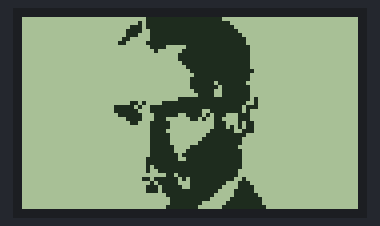
This sketch was run on a simulated Arduino Uno, built with avr-gcc and run on an emulated ATmega328P. Shown: 84×48 one-colour display.

Above: at 0.1 s.

The sketch:

43-Nokia5110LCD2.ino
```cpp
#include <SPI.h>
#include <Adafruit_GFX.h>
#include <Adafruit_PCD8544.h>

// Declare LCD object for software SPI
// Adafruit_PCD8544(CLK,DIN,D/C,CE,RST);
Adafruit_PCD8544 display = Adafruit_PCD8544(7, 6, 5, 4, 3);

// 'atam', 84x48px
const unsigned char atam [] PROGMEM = {
  0x00, 0x00, 0x00, 0x01, 0xff, 0xff, 0xc0, 0x00, 0x00, 0x00, 0x00, 0x00, 0x00, 0x00, 0x05, 0xff,
  0xff, 0xf0, 0x00, 0x00, 0x00, 0x00, 0x00, 0x00, 0x00, 0x1d, 0xff, 0xff, 0xf8, 0x00, 0x00, 0x00,
  0x00, 0x00, 0x00, 0x00, 0x3c, 0xff, 0xff, 0xfc, 0x00, 0x00, 0x00, 0x00, 0x00, 0x00, 0x00, 0x38,
  0xff, 0xff, 0xfe, 0x00, 0x00, 0x00, 0x00, 0x00, 0x00, 0x00, 0x60, 0xff, 0xff, 0xff, 0x00, 0x00,
  0x00, 0x00, 0x00, 0x00, 0x00, 0xc1, 0xff, 0xff, 0xff, 0x00, 0x00, 0x00, 0x00, 0x00, 0x00, 0x00,
  0x00, 0xf0, 0x7f, 0xff, 0x80, 0x00, 0x00, 0x00, 0x00, 0x00, 0x00, 0x00, 0x40, 0xff, 0xff, 0x80,
  0x00, 0x00, 0x00, 0x00, 0x00, 0x00, 0x00, 0x01, 0xff, 0xff, 0x80, 0x00, 0x00, 0x00, 0x00, 0x00,
  0x00, 0x00, 0x01, 0xff, 0xff, 0x80, 0x00, 0x00, 0x00, 0x00, 0x00, 0x00, 0x00, 0x00, 0xff, 0xff,
  0x80, 0x00, 0x00, 0x00, 0x00, 0x00, 0x00, 0x00, 0x00, 0x7f, 0xff, 0x80, 0x00, 0x00, 0x00, 0x00,
  0x00, 0x00, 0x00, 0x00, 0x3f, 0xff, 0xc0, 0x00, 0x00, 0x00, 0x00, 0x00, 0x00, 0x00, 0x00, 0x1f,
  0xff, 0x80, 0x00, 0x00, 0x00, 0x00, 0x00, 0x00, 0x00, 0x00, 0x3f, 0xff, 0x80, 0x00, 0x00, 0x00,
  0x00, 0x00, 0x00, 0x00, 0x00, 0x3f, 0x7f, 0x00, 0x00, 0x00, 0x00, 0x00, 0x00, 0x00, 0x00, 0x00,
  0x3f, 0xbf, 0x80, 0x00, 0x00, 0x00, 0x00, 0x00, 0x00, 0x00, 0x00, 0x1f, 0x3f, 0x80, 0x00, 0x00,
  0x00, 0x00, 0x00, 0x00, 0x00, 0x00, 0x0f, 0x3f, 0x80, 0x00, 0x00, 0x00, 0x00, 0x00, 0x00, 0x00,
  0x01, 0xff, 0xff, 0xa0, 0x00, 0x00, 0x00, 0x00, 0x00, 0x00, 0x1a, 0x1f, 0xff, 0xff, 0x20, 0x00,
  0x00, 0x00, 0x00, 0x00, 0x01, 0xf4, 0xff, 0xff, 0xfe, 0xe0, 0x00, 0x00, 0x00, 0x00, 0x00, 0x01,
  0xf8, 0xff, 0xf9, 0xfe, 0x80, 0x00, 0x00, 0x00, 0x00, 0x00, 0x00, 0xfc, 0x7e, 0x7a, 0xe3, 0x80,
  0x00, 0x00, 0x00, 0x00, 0x00, 0x00, 0x3c, 0x70, 0x34, 0xc3, 0x80, 0x00, 0x00, 0x00, 0x00, 0x00,
  0x00, 0x18, 0xf8, 0x00, 0xe2, 0xc0, 0x00, 0x00, 0x00, 0x00, 0x00, 0x00, 0x00, 0xf8, 0x00, 0xea,
  0xc0, 0x00, 0x00, 0x00, 0x00, 0x00, 0x00, 0x00, 0xf0, 0x01, 0xf9, 0xc0, 0x00, 0x00, 0x00, 0x00,
  0x00, 0x00, 0x00, 0xf8, 0x03, 0xff, 0x00, 0x00, 0x00, 0x00, 0x00, 0x00, 0x00, 0x00, 0xf8, 0x07,
  0xfe, 0x00, 0x00, 0x00, 0x00, 0x00, 0x00, 0x00, 0x00, 0xf8, 0x0f, 0xfe, 0x00, 0x00, 0x00, 0x00,
  0x00, 0x00, 0x00, 0x00, 0xfc, 0x3f, 0xfc, 0x00, 0x00, 0x00, 0x00, 0x00, 0x00, 0x00, 0x00, 0xfc,
  0x7f, 0xfe, 0x00, 0x00, 0x00, 0x00, 0x00, 0x00, 0x00, 0x00, 0xfe, 0xff, 0xfe, 0x00, 0x00, 0x00,
  0x00, 0x00, 0x00, 0x00, 0x01, 0xfe, 0x7f, 0xfe, 0x00, 0x00, 0x00, 0x00, 0x00, 0x00, 0x00, 0x01,
  0xff, 0xff, 0xfe, 0x00, 0x00, 0x00, 0x00, 0x00, 0x00, 0x00, 0x01, 0x7f, 0xff, 0xfe, 0x00, 0x00,
  0x00, 0x00, 0x00, 0x00, 0x00, 0x01, 0x3f, 0xff, 0xfc, 0x00, 0x00, 0x00, 0x00, 0x00, 0x00, 0x00,
  0x00, 0x0d, 0xff, 0xfc, 0x00, 0x00, 0x00, 0x00, 0x00, 0x00, 0x00, 0x03, 0x7e, 0xbf, 0xf9, 0x00,
  0x00, 0x00, 0x00, 0x00, 0x00, 0x00, 0x00, 0xbe, 0x3f, 0xe3, 0x80, 0x00, 0x00, 0x00, 0x00, 0x00,
  0x00, 0x01, 0xdf, 0x3f, 0xc3, 0xc0, 0x00, 0x00, 0x00, 0x00, 0x00, 0x00, 0x01, 0xdf, 0xff, 0x87,
  0xc0, 0x00, 0x00, 0x00, 0x00, 0x00, 0x00, 0x00, 0x0f, 0xff, 0x07, 0xe0, 0x00, 0x00, 0x00, 0x00,
  0x00, 0x00, 0x00, 0x07, 0xfe, 0x0f, 0xf0, 0x00, 0x00, 0x00, 0x00, 0x00, 0x00, 0x00, 0x07, 0xf8,
  0x1f, 0xf0, 0x00, 0x00, 0x00, 0x00, 0x00, 0x00, 0x00, 0x0f, 0xf0, 0x3f, 0xf8, 0x00, 0x00, 0x00
};

void setup()   {
  Serial.begin(9600);

  //Initialize Display
  display.begin();

  // you can change the contrast around to adapt the display for the best viewing!
  display.setContrast(57);

  // Clear the buffer.
  display.clearDisplay();

  // Display bitmap
  display.drawBitmap(0, 0,  atam, 84, 48, BLACK);
  display.display();

  // Invert Display
  //display.invertDisplay(1);
}

void loop() {}
```
